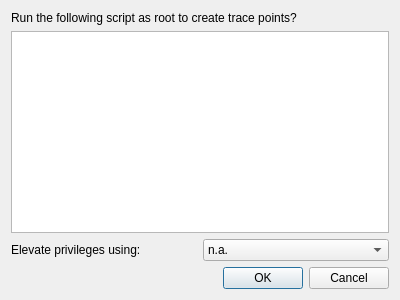
<?xml version="1.0" encoding="UTF-8"?>
<ui version="4.0">
 <class>PerfProfiler::Internal::PerfTracePointDialog</class>
 <widget class="QDialog" name="PerfProfiler::Internal::PerfTracePointDialog">
  <property name="geometry">
   <rect>
    <x>0</x>
    <y>0</y>
    <width>400</width>
    <height>300</height>
   </rect>
  </property>
  <property name="windowTitle">
   <string>Creating Memory Trace Points</string>
  </property>
  <layout class="QVBoxLayout" name="verticalLayout">
   <item>
    <widget class="QLabel" name="label">
     <property name="text">
      <string>Run the following script as root to create trace points?</string>
     </property>
    </widget>
   </item>
   <item>
    <widget class="QTextEdit" name="textEdit"/>
   </item>
   <item>
    <layout class="QHBoxLayout" name="privilegesLayout">
     <item>
      <widget class="QLabel" name="privilegeslabel">
       <property name="text">
        <string>Elevate privileges using:</string>
       </property>
      </widget>
     </item>
     <item>
      <widget class="QComboBox" name="privilegesChooser">
       <item>
        <property name="text">
         <string notr="true">n.a.</string>
        </property>
       </item>
       <item>
        <property name="text">
         <string notr="true">pkexec</string>
        </property>
       </item>
       <item>
        <property name="text">
         <string notr="true">sudo</string>
        </property>
       </item>
      </widget>
     </item>
    </layout>
   </item>
   <item>
    <widget class="QDialogButtonBox" name="buttonBox">
     <property name="orientation">
      <enum>Qt::Horizontal</enum>
     </property>
     <property name="standardButtons">
      <set>QDialogButtonBox::Cancel|QDialogButtonBox::Ok</set>
     </property>
    </widget>
   </item>
  </layout>
 </widget>
 <resources/>
 <connections>
  <connection>
   <sender>buttonBox</sender>
   <signal>accepted()</signal>
   <receiver>PerfProfiler::Internal::PerfTracePointDialog</receiver>
   <slot>accept()</slot>
   <hints>
    <hint type="sourcelabel">
     <x>248</x>
     <y>254</y>
    </hint>
    <hint type="destinationlabel">
     <x>157</x>
     <y>274</y>
    </hint>
   </hints>
  </connection>
  <connection>
   <sender>buttonBox</sender>
   <signal>rejected()</signal>
   <receiver>PerfProfiler::Internal::PerfTracePointDialog</receiver>
   <slot>reject()</slot>
   <hints>
    <hint type="sourcelabel">
     <x>316</x>
     <y>260</y>
    </hint>
    <hint type="destinationlabel">
     <x>286</x>
     <y>274</y>
    </hint>
   </hints>
  </connection>
 </connections>
</ui>
